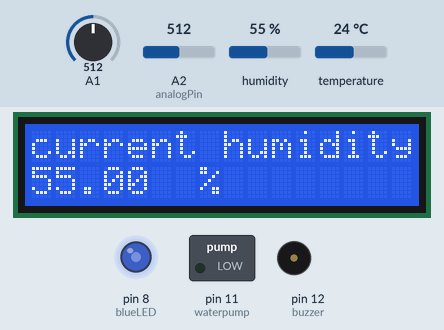
A sketch run on a simulated Arduino Mega 2560, built with avr-gcc and run on an emulated ATmega2560. Parts: 16×2 character LCD, switched loads named in the sketch (green lamp = pin HIGH), output pins drawn as LEDs (lit = HIGH), buzzer (waves = sounding). Inputs (shaded band) come from the test bench; at power-on: A2 (analogPin) = 512, A1 = 512, humidity 55 %, temperature 24 °C. What the sketch prints to the serial monitor is not drawn.

Above: at 7.2 s.
7.3 s: A2 (analogPin) set to 716
At 10.5 s:
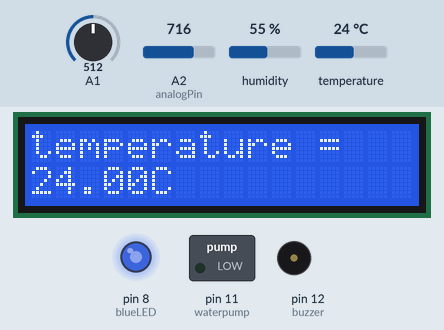
17.2 s: A1 set to 918
25.2 s: A1 set to 947
At 32.7 s:
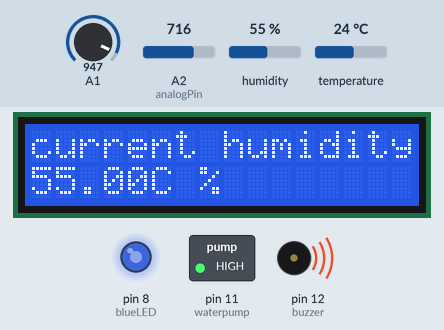
34.3 s: A2 (analogPin) set to 992
At 36.6 s:
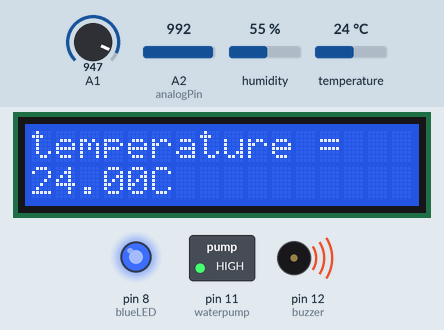
42.8 s: humidity set to 22 %
At 49.7 s:
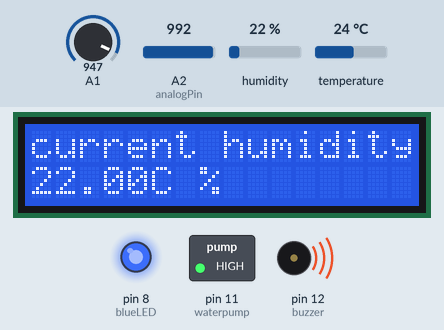
51.3 s: A1 set to 716
At 53.7 s:
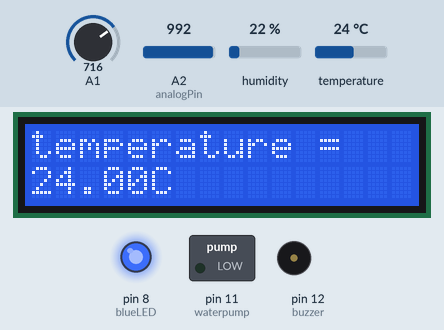
Timing chart, 0 to 55.2 s (numbered marks = the images above; inputs shaded):
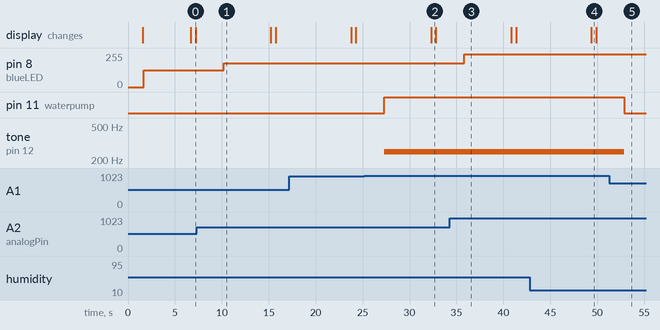

The sketch:

plant.ino
```cpp
//::::::::Temperature and humidity:::::::::::::::
 #include <dht.h>
 dht DHT;

//::::::::SOIL MOISTURE::::::::::::::::::::::::::
 int MoistureGotvalue;
 float value;
 float MoistureReadvalue;
 String DATA;

//::::::::LCD DISPLAY:::::::::::::::::::::::::::::
   #include <LiquidCrystal.h>
   LiquidCrystal LCD{10,9,5,4,3,2};
   int myCounter=0;
   #define dht_apin A0 // Analog Pin sensor is connected to

//:::::::::EXTRA::::::::::::::::::::::::::::::::::
   int waterpump = 11;
   float l;
   float p;
   float k;
   int buzzer=12;

int analogPin = A2;
int value1;
int blueLED=8;
float intensity;
float show;
//#include <IRremote.h>
//int IRpin = 11;  // pin for the IR sensor
//int LED = 13;    // LED pin
//IRrecv irrecv(IRpin);
//decode_results results;

//++++++++++++++++++++++++++++++++++++++++++++++++++++++++++++++++
void setup(){
  Serial.begin(115200);
  delay(500);//Delay to let system boot
  Serial.println("DHT11 Humidity & temperature Sensor\n\n");
  delay(1000);//Wait before accessing Sensor
  pinMode(A0,INPUT);
  pinMode(buzzer,OUTPUT);
  pinMode(blueLED,OUTPUT);
  pinMode(A2,INPUT);
  pinMode(waterpump,OUTPUT);
  LCD.begin(16,2);
  MoistureGotvalue = analogRead(A1);
  value=(100./1023.)*MoistureGotvalue ;
  MoistureReadvalue=100 - value ;
if(MoistureReadvalue>10){digitalWrite(waterpump,LOW);}
delay(100);
//  irrecv.enableIRIn();
}
//+++++++++++++++++++++++++++++++++++++++++++++++++++++++++++++++++
void loop(){
  photo();
  soil();
  read1();
}

//:::::::::PHOTORESISTOR:::::::::::::::::::::
void photo(){
  value1 = analogRead(analogPin);
  intensity=(255./1023.)*value1;
  analogWrite(blueLED,intensity);
  show=(10./1023.)*value1;
  }


//::::::::SOIL MOISTURE::::::::::::::::::::::::::
void soil(){
  MoistureGotvalue = analogRead(A1);
  value=(100./1023.)*MoistureGotvalue ;
  MoistureReadvalue=100 - value ;
  if(MoistureReadvalue<=10){tone(buzzer,250);}
  if(MoistureReadvalue>=9){noTone(buzzer);}
  if(MoistureReadvalue<=9){digitalWrite(waterpump,HIGH);}
  if(MoistureReadvalue>10){digitalWrite(waterpump,LOW);}
}

void read1(){

  Serial.print("your moisture value is = ");
  Serial.print(MoistureReadvalue);
  Serial.println(" %");
   delay(2000);

  Serial.print("sunlight value is =  ");
  Serial.print(show);
   Serial.println(" out of 10 ");
   delay(2000);

 //:::::::Temperature and humidity:::::::::::::::
   DHT.read11(dht_apin);
  Serial.print("Current humidity =  ");
  Serial.print(DHT.humidity);
  Serial.println("%  ");
  delay(1000);
  Serial.print("temperature =  ");
  Serial.print(DHT.temperature);
  Serial.println("C  ");
  LCD.setCursor(0,0);
  LCD.print("current humidity");
  LCD.setCursor(0,1);
  LCD.print(DHT.humidity);
  LCD.setCursor(7,1);
  LCD.print("% ");
  delay(500);
  LCD.setCursor(0,0);
  LCD.print("                    ");
  LCD.setCursor(0,1);
  LCD.print("                    ");
  LCD.setCursor(0,0);
  LCD.print("temperature = ");
  LCD.setCursor(0,1);
  LCD.print(DHT.temperature);
  LCD.setCursor(5,1);
  LCD.print("C ");
 delay(3000);

 Serial.println("    ");
}
//::::::::EXTRA::::::::::::::::::::::::::::::::


// put your main code here, to run repeatedly:
//l=analogRead(A3);
////Serial.println(a);
//p=(10./1023.)*l;
//k=10.-p;
//Serial.print("your light value is");
//Serial.println(p);
//Serial.println( );
//Serial.println( );
//delay(1000);

//if (irrecv.decode(&results)) {
//    Serial.println(results.value);
//    irrecv.resume();
//       if(results.value==3772793023) // Your ON button value
//  {
//            digitalWrite(waterpump,HIGH);
//  }  else if(results.value == 3772783078 ) // Your OFF button value
// {
//             digitalWrite(waterpump,LOW);
//  }
//                                }
```

esp.ino
```cpp
String cmd,data_cmd;
String my_SSID        =   "airtel_71AF9B";          //use your wifi SSID
String my_password    =   "3333LNHU3E";             //use your wifi password
String API_key        =   "4C9HP6HVLIKGTY2A";     //use your thigspeak API
String my_temp, my_humid, my_inten, my_moist;
long timeout          =   15000; //milliseconds
int sensor_data       =   0;

int str_len;


void send_cmd(String cmd)
{
  cmd = cmd + '\r' + '\n';
  str_len = cmd.length() + 1;
  char char_array[str_len];
  cmd.toCharArray(char_array, str_len);
  for(int i = 0; i < str_len; i++)
  {
    Serial1.write(char_array[i]);
  }

}

void get_response()
{
  long deadline;
  if (cmd == "AT+RST")
  {
    deadline = millis() + 30000;
  }
  else
  {
    deadline = millis() + timeout;
  }

  while(millis() < deadline)
    {
      if (Serial1.available())
      {
        char ch = Serial1.read();
        Serial.write(ch);
      }
    }
}


void init_esp()
{
  Serial1.begin(115200);
  delay(100);

  pinMode(10, OUTPUT);             //Reset pin no 10
  pinMode(9, OUTPUT);             //EN pin no 9
  Serial.println("Resetting ESP01");
  digitalWrite(10, LOW);
  digitalWrite(9, LOW);
  delay(100);
  digitalWrite(10, HIGH);
  digitalWrite(9, HIGH);
  delay(30000);
  while (Serial1.available())
    {
      Serial.write(Serial1.read());
    }
  Serial.println("Reset complete");
  Serial1.flush();
  cmd = "AT";
  send_cmd(cmd);
  get_response();
  cmd = "AT+RST";
  send_cmd(cmd);
  //delay(10000);
  get_response();
  cmd = "AT+CWJAP=\"" + my_SSID + "\",\"" + my_password + '\"';
  send_cmd(cmd);
  //delay(10000);
  get_response();
  cmd = "AT+CIPMUX=0";
  send_cmd(cmd);
  //delay(10000);
  get_response();
  Serial.println("ESP initialization complete");


}

void send_data(float temp, float humid, float inten, float moist)
{
  my_temp = String(temp);
  my_humid = String(humid);
  my_inten = String(inten);
  my_moist = String(moist);
  cmd = "AT+CIPSTART=\"TCP\",\"api.thingspeak.com\",80";
  send_cmd(cmd);
  get_response();
  //String str = sensor_data;
  data_cmd = "GET https://api.thingspeak.com/update?api_key=" + API_key +"&field1=" + my_temp +"&field2=" + my_humid +"&field3=" + my_inten +"&field4=" + my_moist;
  cmd = "AT+CIPSEND=" + String(data_cmd.length()+2);
  send_cmd(cmd);
  get_response();
  //data_cmd = "GET https://api.thingspeak.com/update?api_key=" + API_key +"&field1=" + sensor_data;
  send_cmd(data_cmd);
  get_response();
  //cmd = "AT+CIPCLOSE";
  //send_cmd(cmd);
  //get_response();
  //delay(10000);

}
```

Measured:
- the behaviour switches between 930 and 931 on A1 (found by bisection; images 1 and 2)
- after the input at 7.3 s, pin 8 (blueLED): 127/255 → 178/255 after 2.9 s
- after the input at 25.2 s, pin 11 (waterpump): LOW → HIGH after 2.1 s; tone on pin 12 (buzzer): silent → 250 Hz after 2.1 s
- after the input at 34.3 s, pin 8 (blueLED): 178/255 → 247/255 after 1.5 s
- after the input at 42.8 s, the display: changes after 6.6 s (image 4)
- after the input at 51.3 s, pin 11 (waterpump): HIGH → LOW after 1.6 s; tone on pin 12 (buzzer): 250 Hz → silent after 1.6 s
- what the display in image 0 shows lasts 0.5 s, from 6.7 s to 7.2 s
